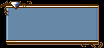

Rendered tile map (Tiled .tmx) drawn with the repository's tilesets; below, a short description and the full map source, tile grids included:
An orthogonal 13x6 tile map with 8x8 px tiles, 1 tile layer (BG1).

<map version="1.10" tiledversion="1.10.2" orientation="orthogonal" renderorder="right-down" width="13" height="6" tilewidth="8" tileheight="8" infinite="0" nextlayerid="2" nextobjectid="1">
 <tileset firstgid="1" name="MenuTiles" tilewidth="8" tileheight="8" tilecount="128" columns="16">
  <properties>
   <property name="Offset" value="0x0000" />
   <property name="Palette" value="3" />
  </properties>
  <image source="../../../../tools/MenuTiles_FE8U.png" width="128" height="64" />
 </tileset>
 <layer id="1" name="BG1" width="13" height="6">
  <properties>
   <property name="Layer" value="1" />
  </properties>
  <data encoding="csv">
17,18,19,20,4,4,4,4,4,4,4,5,6,
21,22,23,10,10,10,10,10,10,10,10,10,11,
7,10,10,10,10,10,10,10,10,10,10,10,11,
7,10,10,10,10,10,10,10,10,10,10,10,11,
7,10,10,10,10,10,10,10,10,10,10,10,11,
27,28,29,29,29,29,29,29,29,29,30,31,32
</data>
 </layer>
</map>
